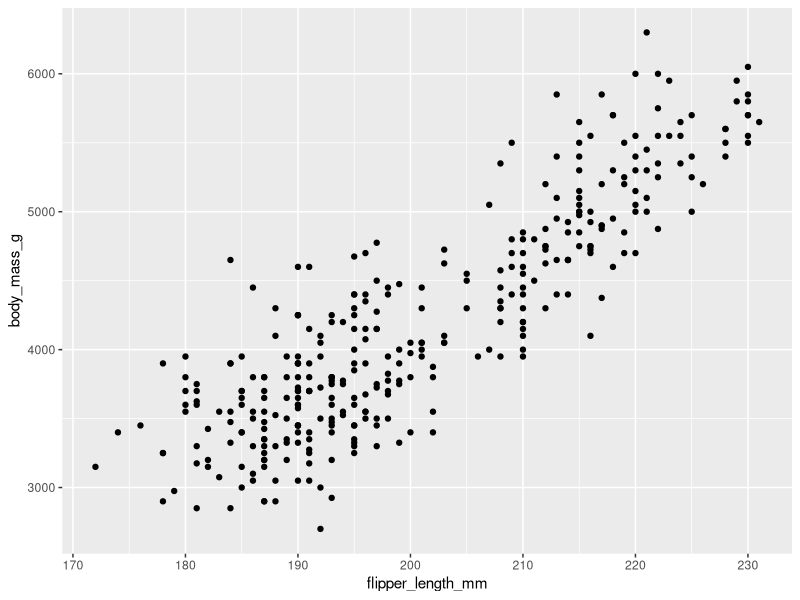
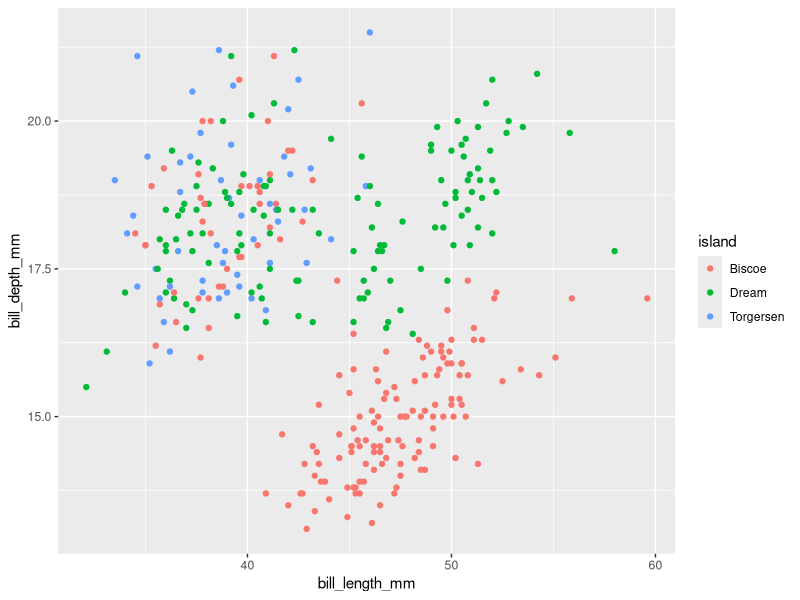

Write R code to recreate these figures, in order.
library(tidyverse)
library(ggplot2)
library(palmerpenguins)

ggplot(data = penguins) +
  geom_point(mapping = aes(x = flipper_length_mm,y = body_mass_g))

ggplot(data = penguins) +
  geom_point(mapping = aes(x = bill_length_mm, y = bill_depth_mm, color = island))  # Color by species
